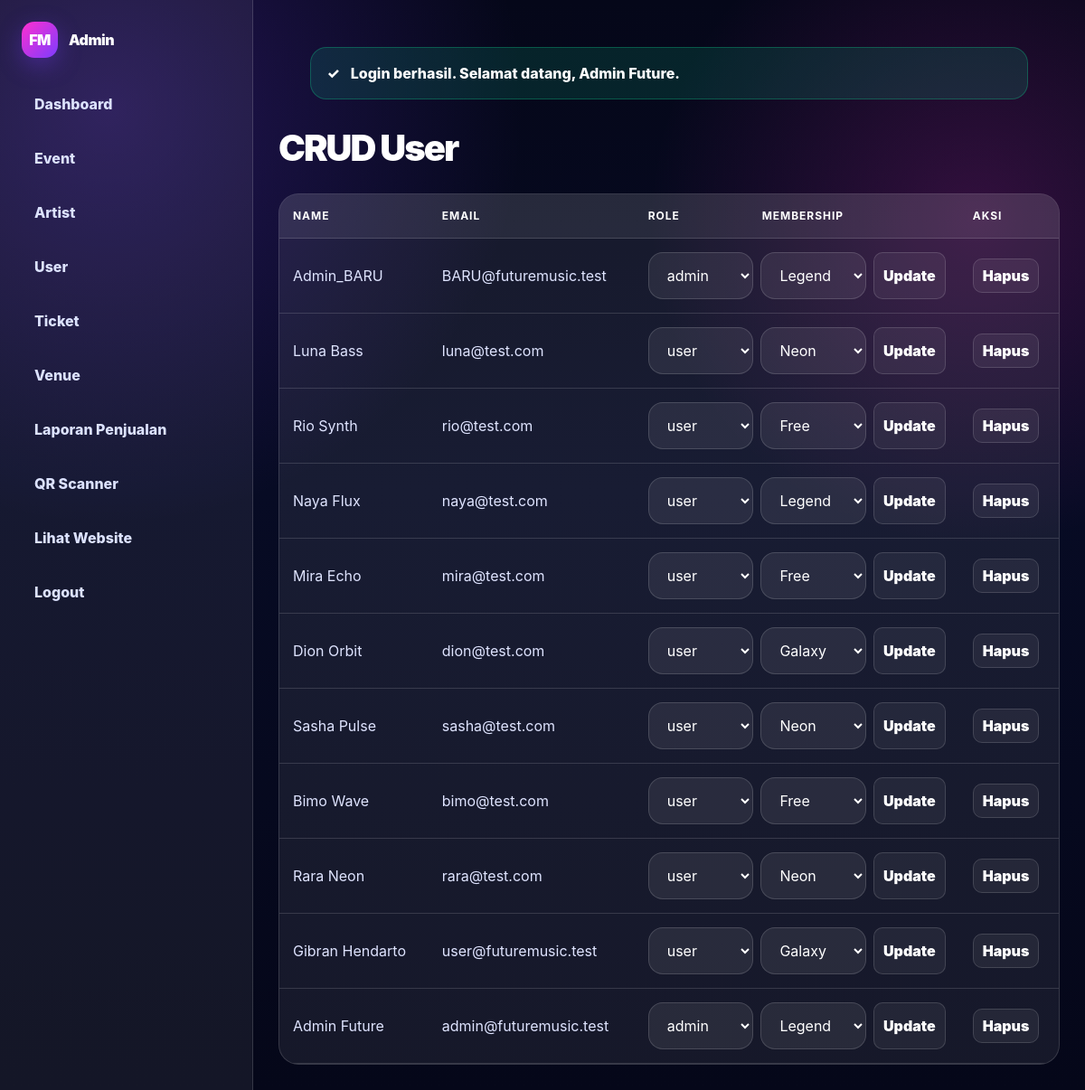
The page /admin/users.php (signed in) on the database its author committed.
### tables this page shows
CREATE TABLE `users` (
  `id_user` int NOT NULL,
  `name` varchar(120) NOT NULL,
  `email` varchar(150) NOT NULL,
  `password` varchar(255) NOT NULL,
  `role` enum('admin','user') NOT NULL DEFAULT 'user',
  `membership` enum('Free','Neon','Galaxy','Legend') NOT NULL DEFAULT 'Free',
  `phone` varchar(30) DEFAULT NULL,
  `created_at` timestamp NULL DEFAULT CURRENT_TIMESTAMP
);

### admin/users.php (the view, shortened to what this page needs)
<?php
include '../config/database.php';
$rows=db_all("SELECT * FROM users ORDER BY id_user DESC");
include '../includes/admin_header.php';show_flash();
?>
<h1 class="admin-title">CRUD User</h1>
<div class="table-wrap"><table><thead><tr><th>Name</th><th>Email</th><th>Role</th><th>Membership</th><th>Aksi</th></tr></thead><tbody>
<?php foreach($rows as $r): ?><tr><td><?= e($r['name']); ?></td><td><?= e($r['email']); ?></td><td colspan="2"><form method="POST" style="display:flex;gap:8px"><input type="hidden" name="id_user" value="<?= (int)$r['id_user']; ?>"><select class="select" name="role"><option <?= $r['role']==='user'?'selected':''; ?>>user</option><option <?= $r['role']==='admin'?'selected':''; ?>>admin</option></select><select class="select" name="membership"><?php foreach(['Free','Neon','Galaxy','Legend'] as $m): ?><option <?= $r['membership']===$m?'selected':''; ?>><?= e($m); ?></option><?php endforeach; ?></select><button class="action-link">Update</button></form></td><td><a class="action-link" data-confirm="Hapus user?" href="?delete=<?= (int)$r['id_user']; ?>">Hapus</a></td></tr><?php endforeach; ?>
</tbody></table></div>
<?php include '../includes/admin_footer.php'; ?>

### assets/css/style.css (style rules this page uses)
:root { --dark:#06091f; --dark2:#080b2a; --panel:rgba(255,255,255,.07); --panel2:rgba(255,255,255,.11); --line:rgba(255,255,255,.14); --white:#ffffff; --muted:#aab2d5; --pink:#ff2fd0; --purple:#7c3cff; --cyan:#47e5ff; --blue:#101a4d; --shadow:0 24px 80px rgba(0,0,0,.35); }
* { box-sizing:border-box }
html { scroll-behavior:smooth }
body { margin:0; font-family:Inter,ui-sans-serif,system-ui,-apple-system,BlinkMacSystemFont,"Segoe UI",sans-serif; color:var(--white); background: radial-gradient(circle at 10% 10%, rgba(124,60,255,.25), transparent 30%), radial-gradient(circle at 90% 20%, rgba(255,47,208,.18), transparent 25%), linear-gradient(180deg,#050719 0%,#070b24 45%,#050719 100%); min-height:100vh; }
a { text-decoration:none;color:inherit }
button,input,select,textarea { font:inherit }
.input, .select, textarea { width:100%;border:1px solid rgba(255,255,255,.15);background:rgba(255,255,255,.08); color:#fff;border-radius:16px;padding:14px 16px;outline:none; }
.select option { color:#111 }
.table-wrap { overflow:auto;border:1px solid var(--line);border-radius:22px;background:rgba(255,255,255,.07) }
table { width:100%;border-collapse:collapse;min-width:760px }
th,td { padding:15px;border-bottom:1px solid var(--line);text-align:left }
th { color:#fff;font-size:12px;text-transform:uppercase;letter-spacing:.08em;background:rgba(255,255,255,.07) }
td { color:#dfe4ff }
.action-link { font-weight:900;color:#fff;border:1px solid var(--line);padding:8px 10px;border-radius:10px;background:rgba(255,255,255,.06) }
.admin-title { font-size:40px;font-weight:1000;letter-spacing:-.05em;margin-bottom:20px }

### rows shown on the page
users: name "Admin_BARU", email "BARU@futuremusic.test", role "admin"
users: name "Luna Bass", email "luna@test.com", role "user"
users: name "Rio Synth", email "rio@test.com", role "user"
users: name "Naya Flux", email "naya@test.com", role "user"
users: name "Mira Echo", email "mira@test.com", role "user"
users: name "Dion Orbit", email "dion@test.com", role "user"
users: name "Sasha Pulse", email "sasha@test.com", role "user"
users: name "Bimo Wave", email "bimo@test.com", role "user"
users: name "Rara Neon", email "rara@test.com", role "user"
users: name "Gibran Hendarto", email "user@futuremusic.test", role "user"
users: name "Admin Future", email "admin@futuremusic.test", role "admin"

### other values the page prints
$flash['message'] "Login berhasil. Selamat datang, Admin Future."
form field membership "Legend"
form field membership "Neon"
form field membership "Free"
form field membership "Galaxy"
